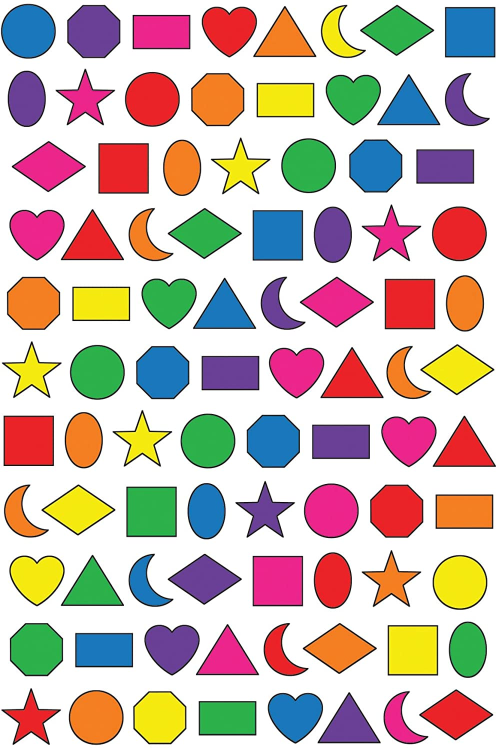
#> input picture TCC/OpenCv - Tutorial/OpenCv Basico/Formas.jpg, 998 x 1500 px, given in place of the camera (shown at 1/2 size)
$ python Project1.py
#> lines starting #> are read from the running program, lines starting #| are printed output that depends on the picture; after the words box and inside, x2 and y2 are one past the last pixel; in counts of white or black regions, pixels touching at a corner belong together
#> further down, img is the input picture: shape (1500, 998, 3); mean B, G, R 179.4, 187.4, 205.4

import cv2
import numpy as np

cap = cv2.VideoCapture(0)
cap.set(3,640)
cap.set(4,480)
cap.set(10,100)

mycolor = [[72,120,61,217,146,255],
            [34,146,80,207,99,251]]
mycolorValues = [[0,248,120],         #BGR != RGB
                 [0,115,0]]
mypoint =  []#[x,y,colorID]

def findColor(img, mycolor,mycolorValues ):
    count = 0
    newpoint=[]
    imgHSV = cv2.cvtColor(img,cv2.COLOR_BGR2HSV)
#> imgHSV: shape (1500, 998, 3); mean H, S, V 52.4, 87, 224.9
    for color in mycolor:
        lower =np.array(color[0:3])
        upper =np.array(color[3:6])
        mask = cv2.inRange(imgHSV,lower,upper)
        x,y =getContours(mask)
        cv2.circle(imgResult,(x,y),10,mycolorValues[count],cv2.FILLED)
        if x!=0 and y!=0:
            newpoint.append([x,y,count])
        count =+ 1
#> this loop made 2 passes
#> (x, y) on passes 1 to 2: (186, 13), (0, 0)
#> pass 1, in findColor, `mask = cv2.inRange(imgHSV,lower,upper)`:
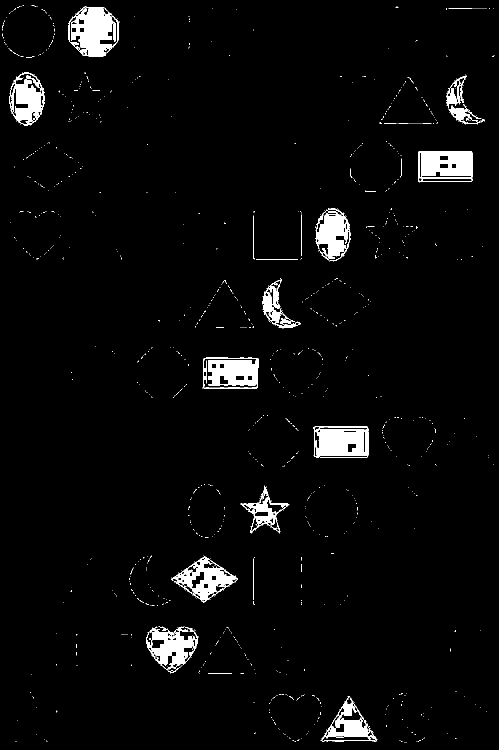
#> mask: shape (1500, 998) (shown at 1/2 size); 3.4% white; 1097 white regions (1069 under 20 px), largest, box (x1, y1, x2, y2) and area: (136, 13, 237, 113) 6318, (836, 302, 945, 365) 5540, (628, 853, 738, 915) 5482
#> after the loop: imgResult: shape (1500, 998, 3); 0.03% of pixels changed, all inside (x1, y1, x2, y2) = (0, 0, 197, 24)
#> after the loop, newpoint = [[186, 13, 0]]
        #cv2.imshow(str(color[0]),mask)
    return newpoint
def getContours(img):
    contours,hierarchy = cv2.findContours(img,cv2.RETR_EXTERNAL,cv2.CHAIN_APPROX_NONE)
    x,y,w,h = 0,0,0,0
    for cnt in contours:
        areas = cv2.contourArea(cnt)
        if areas >400 :
            #cv2.drawContours(imgResult,cnt,-1,(255,0,0),3)
            peri = cv2.arcLength(cnt,True)
            approx = cv2.approxPolyDP(cnt,0.02*peri,True)
            print(len(approx))
            x,y,w,h = cv2.boundingRect(approx)
    return x+w//2,y

def drawOnCanvas(mypoint,mycolorValues):
    for point in mypoint:
        cv2.circle(imgResult,(point[0],point[1]),10,mycolorValues[point[2]],cv2.FILLED)

while True:
    success, img = cap.read()
    imgResult = img.copy()
    newpoint = findColor(img,mycolor,mycolorValues)
#> newpoint = [[186, 13, 0]]
    if len(newpoint)!=0 :
        for newp in newpoint:
            mypoint.append(newp)
#> this loop made 1 pass
#> after the loop, mypoint = [[186, 13, 0]]
    if len(mypoint)!=0 :
        drawOnCanvas(mypoint,mycolorValues)
#> the loop in drawOnCanvas, `for point in mypoint:` made 1 pass

    cv2.imshow("Video",imgResult)
    if cv2.waitKey(1) & 0xff == ord('q'):
#> (key q is pressed here)
        break
